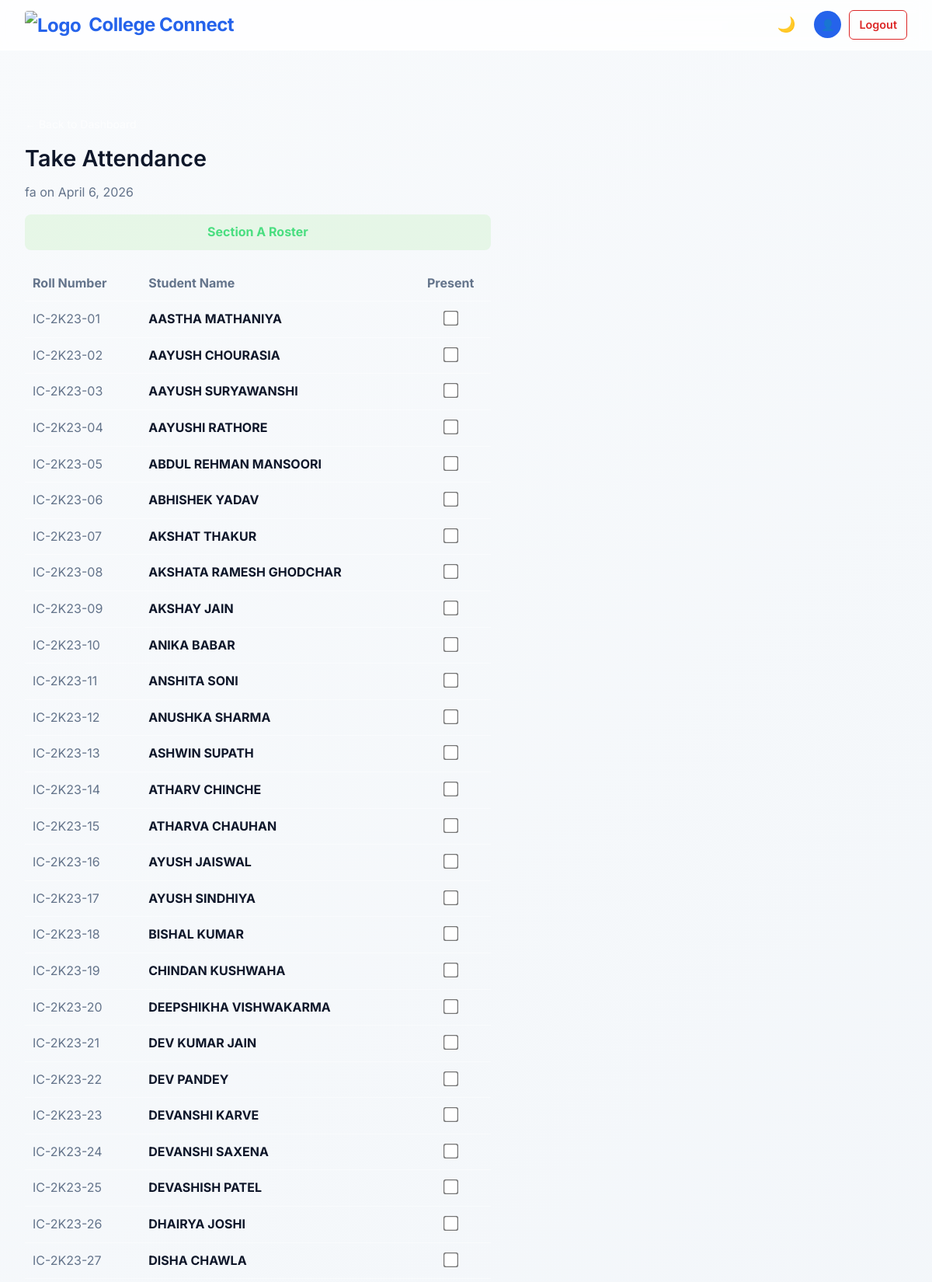
/teacher/attendance/16/ (signed in, upper part), run on the app's committed database.
### core/models.py (models this page shows, shortened)
class DailyClassStatus(models.Model):
    schedule = models.ForeignKey(ClassSchedule, on_delete=models.CASCADE, related_name='daily_statuses')
    date = models.DateField(default=timezone.now)
    status = models.BooleanField(default=True) # True = Conducted/Active, False = Cancelled
    class Meta:
        unique_together = ('schedule', 'date')

class ClassSchedule(models.Model):
    DAYS_OF_WEEK = [
        ('Monday', 'Monday'),
        ('Tuesday', 'Tuesday'),
        ('Wednesday', 'Wednesday'),
        ('Thursday', 'Thursday'),
        ('Friday', 'Friday'),
        ('Saturday', 'Saturday'),
        ('Sunday', 'Sunday'),
    ]
    teacher = models.ForeignKey(Teacher, on_delete=models.CASCADE, related_name='schedules')
    subject = models.CharField(max_length=100)
    room_number = models.CharField(max_length=50)
    day = models.CharField(max_length=10, choices=DAYS_OF_WEEK)
    start_time = models.TimeField()
    end_time = models.TimeField()
    target_section = models.CharField(max_length=1, choices=[('A', 'A'), ('B', 'B')], default='A')
    is_active = models.BooleanField(default=True)

class Student(models.Model):
    roll_number = models.CharField(max_length=50, unique=True)
    name = models.CharField(max_length=100)
    password = models.CharField(max_length=255)
    section = models.CharField(max_length=1, choices=[('A', 'A'), ('B', 'B')], default='A')

### core/views.py (the view, shortened to what this page needs)
# urls.py: path('teacher/attendance/<int:daily_class_id>/', views.take_attendance_view, name='take_attendance'),
@teacher_required
def take_attendance_view(request, daily_class_id):
    teacher = Teacher.objects.get(id=request.session['teacher_id'])
    daily_class = get_object_or_404(DailyClassStatus, id=daily_class_id, schedule__teacher=teacher)
    target_sec = daily_class.schedule.target_section
    students_in_section = list(Student.objects.filter(section=target_sec))
    def extract_roll_number_int(student):
        try:
            return int(student.roll_number.split('-')[-1])
        except (ValueError, IndexError):
            return 9999
    students_in_section.sort(key=extract_roll_number_int)
    attendances = StudentAttendance.objects.filter(daily_class=daily_class)
    present_ids = [att.student.id for att in attendances if att.is_present]
    return render(request, 'take_attendance.html', {
        'daily_class': daily_class,
        'students': students_in_section,
        'target_section': target_sec,
        'present_ids': present_ids
    })

### core/views.py (called while the page is built)
def teacher_required(view_func):
    @wraps(view_func)
    def _wrapped_view(request, *args, **kwargs):
        if 'teacher_id' not in request.session:
            return redirect('teacher_login')
        try:
            Teacher.objects.get(id=request.session['teacher_id'])
        except Teacher.DoesNotExist:
            request.session.flush()
            return redirect('teacher_login')
        return view_func(request, *args, **kwargs)
    return _wrapped_view

### core/templates/take_attendance.html (shortened to what this page needs)
{% extends 'base.html' %}
{% block content %}
<div class="login-wrapper" style="align-items: flex-start; padding-top: 50px;">
    <div class="login-card" style="width: 100%; max-width: 600px;">
        <a href="{% url 'teacher_dashboard' %}" style="color: white; text-decoration: none; font-size: 14px; opacity: 0.7; margin-bottom: 10px; display: inline-block;">← Back to Dashboard</a>
        <h2>Take Attendance</h2>
        <p class="subtitle">{{ daily_class.schedule.subject }} on {{ daily_class.date }}</p>
        <form method="post" action="{% url 'take_attendance' daily_class.id %}">
            <div style="margin-top: 15px; padding: 10px; background: rgba(76, 209, 55, 0.1); border-radius: 8px; text-align: center; color: #4ade80; font-weight: bold;">
                Section {{ target_section }} Roster
            </div>
            <div class="student-list" style="margin-top: 20px; text-align: left;">
                <table style="width: 100%; border-collapse: collapse; color: var(--text-main);">
                    <thead>
                        <tr style="border-bottom: 1px solid var(--card-border);">
                            <th style="padding: 10px; text-align: left; color: var(--text-muted);">Roll Number</th>
                            <th style="padding: 10px; text-align: left; color: var(--text-muted);">Student Name</th>
                            <th style="padding: 10px; text-align: center; color: var(--text-muted);">Present</th>
                        </tr>
                    </thead>
                    <tbody>
                        {% for student in students %}
                        <tr style="border-bottom: 1px solid var(--card-border);">
                            <td style="padding: 10px; color: var(--text-muted);">{{ student.roll_number }}</td>
                            <td style="padding: 10px; color: var(--text-main); font-weight: bold;">{{ student.name }}</td>
                            <td style="padding: 10px; text-align: center;">
                                <input type="checkbox" name="student_{{ student.id }}"
                                       style="transform: scale(1.5); cursor: pointer; accent-color: var(--success);"
                                       {% if student.id in present_ids %}checked{% endif %}>
                            </td>
                        </tr>
                        {% empty %}
                        <tr><td colspan="3" style="padding: 10px; text-align: center; color: #6b7280;">No students found in Section {{ target_section }}</td></tr>
                        {% endfor %}
                    </tbody>
                </table>
            </div>
        </form>
    </div>
</div>
{% endblock %}

### core/static/css/style.css (style rules this page uses)
:root { --bg-gradient: linear-gradient(135deg, #f8fafc 0%, #f1f5f9 100%); --card-bg: rgba(255, 255, 255, 0.7); --card-border: rgba(255, 255, 255, 0.4); --primary: #2563eb; --primary-hover: #1d4ed8; --text-main: #0f172a; --text-muted: #64748b; --success: #059669; --danger: #dc2626; --radius: 12px; --shadow: 0 8px 32px 0 rgba(0, 0, 0, 0.1); --nav-bg: rgba(255, 255, 255, 0.8); --hover-bg: rgba(0, 0, 0, 0.05); }
* { box-sizing: border-box; margin: 0; padding: 0; }
body { font-family: 'Inter', sans-serif; background: var(--bg-gradient); color: var(--text-main); min-height: 100vh; line-height: 1.6; transition: background 0.3s ease, color 0.3s ease; }
h2 { font-size: 1.8rem; font-weight: 600; margin-bottom: 0.5rem; color: var(--text-main); }
p { color: var(--text-muted); }

### data on the page
DailyClassStatus: schedule.subject "fa", date "April 6, 2026"
Student: roll_number "IC-2K23-01", name "AASTHA MATHANIYA"
Student: roll_number "IC-2K23-02", name "AAYUSH CHOURASIA"
Student: roll_number "IC-2K23-03", name "AAYUSH SURYAWANSHI"
Student: roll_number "IC-2K23-04", name "AAYUSHI RATHORE"
Student: roll_number "IC-2K23-05", name "ABDUL REHMAN MANSOORI"
Student: roll_number "IC-2K23-06", name "ABHISHEK YADAV"
Student: roll_number "IC-2K23-07", name "AKSHAT THAKUR"
Student: roll_number "IC-2K23-08", name "AKSHATA RAMESH GHODCHAR"
Student: roll_number "IC-2K23-09", name "AKSHAY JAIN"
Student: roll_number "IC-2K23-10", name "ANIKA BABAR"
Student: roll_number "IC-2K23-11", name "ANSHITA SONI"
Student: roll_number "IC-2K23-12", name "ANUSHKA SHARMA"
Student: roll_number "IC-2K23-13", name "ASHWIN SUPATH"
Student: roll_number "IC-2K23-14", name "ATHARV CHINCHE"
Student: roll_number "IC-2K23-15", name "ATHARVA CHAUHAN"
Student: roll_number "IC-2K23-16", name "AYUSH JAISWAL"
Student: roll_number "IC-2K23-17", name "AYUSH SINDHIYA"
Student: roll_number "IC-2K23-18", name "BISHAL KUMAR"
Student: roll_number "IC-2K23-19", name "CHINDAN KUSHWAHA"
Student: roll_number "IC-2K23-20", name "DEEPSHIKHA VISHWAKARMA"
Student: roll_number "IC-2K23-21", name "DEV KUMAR JAIN"
Student: roll_number "IC-2K23-22", name "DEV PANDEY"
Student: roll_number "IC-2K23-23", name "DEVANSHI KARVE"
Student: roll_number "IC-2K23-24", name "DEVANSHI SAXENA"
Student: roll_number "IC-2K23-25", name "DEVASHISH PATEL"
Student: roll_number "IC-2K23-26", name "DHAIRYA JOSHI"
Student: roll_number "IC-2K23-27", name "DISHA CHAWLA"

### other printed values
{{ target_section }} "A"
